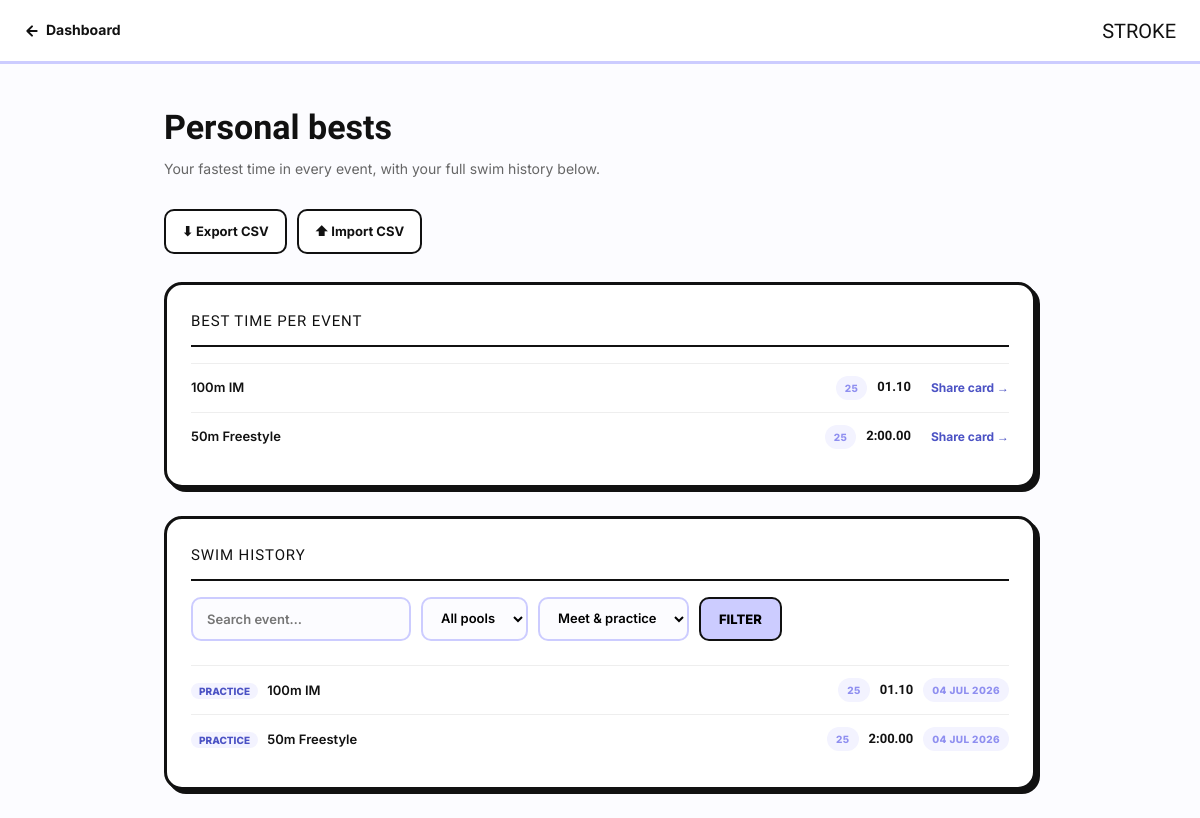
Page /personal-bests (signed in) on the earlier database version.
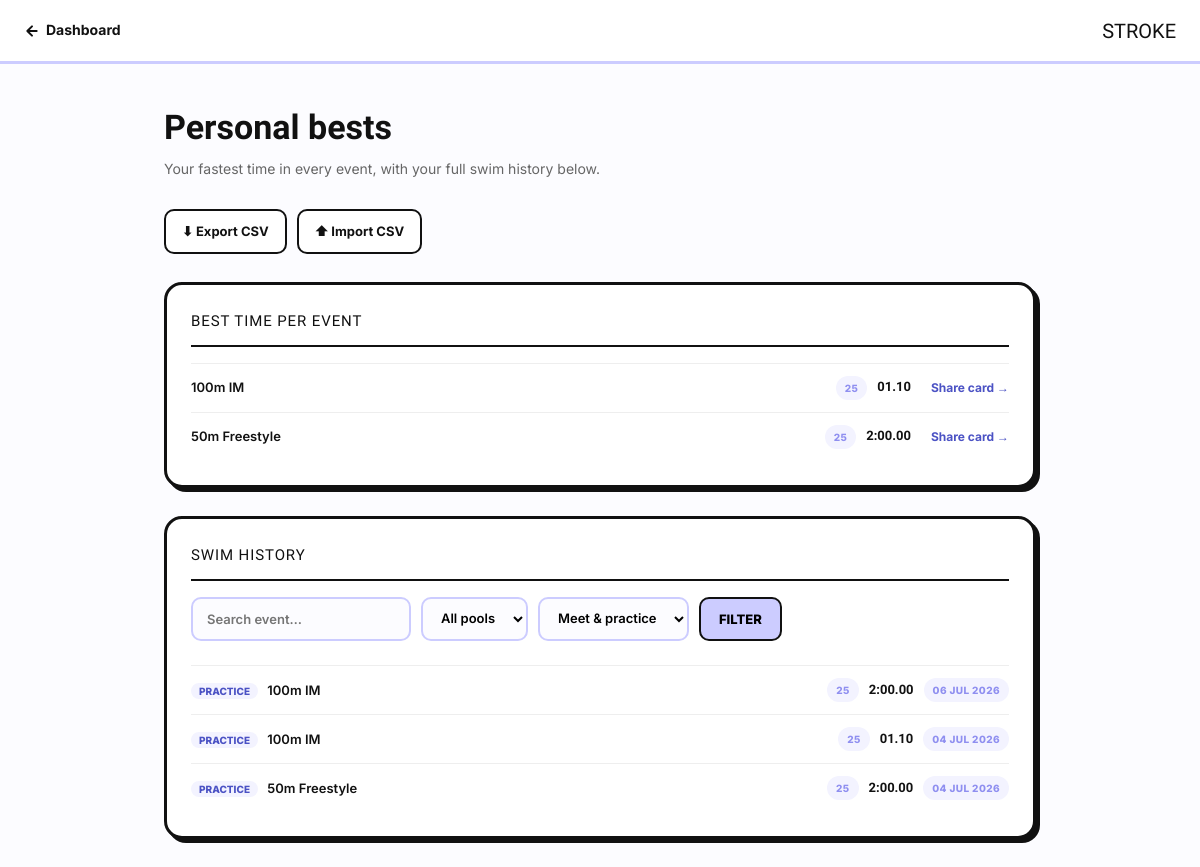
Same page on the later database version.
### models.py (models this page shows, shortened)
class Swim(db.Model):
    __tablename__ = 'swim'
    id = db.Column(db.Integer, primary_key=True)
    user_id = db.Column(db.Integer, db.ForeignKey('user.id'), nullable=False)
    event = db.Column(db.String(50), nullable=False)
    pool = db.Column(db.String(10))
    stroke = db.Column(db.String(10))
    time = db.Column(db.String(20))
    notes = db.Column(db.Text)
    logged_at = db.Column(db.DateTime, default=datetime.utcnow)
    tag = db.Column(db.String(10), default='practice')  # 'practice' or 'meet'
    splits = db.Column(db.Text)  # JSON list of 50m split strings, optional
    def get_splits(self):
        try:
            return json.loads(self.splits or '[]')
        except (ValueError, TypeError):
            return []
    def time_in_seconds(self):
        t = self.time
        if not t:
            return None
        try:
            if ':' in t:
                mins, rest = t.split(':')
                return int(mins) * 60 + float(rest)
            return float(t)
        except:
            return None

### routes.py (the view, shortened to what this page needs)
@main.route('/personal-bests')
@login_required
def personal_bests():
    from app import db
    from models import Swim, Standard
    q = request.args.get('q', '').strip().lower()
    pool_filter = request.args.get('pool', '')
    tag_filter = request.args.get('tag', '')
    swims = (
        db.session.query(Swim)
        .filter_by(user_id=current_user.id)
        .order_by(Swim.logged_at.desc())
        .all()
    )
    def _pool_key(p):
        return '50' if str(p or '25').startswith('50') else '25'
    filtered = swims
    if q:
        filtered = [s for s in filtered if q in (s.event or '').lower()]
    if pool_filter:
        filtered = [s for s in filtered if _pool_key(s.pool) == _pool_key(pool_filter)]
    if tag_filter:
        filtered = [s for s in filtered if (s.tag or 'practice') == tag_filter]
    best_by_event = {}
    for s in swims:
        secs = s.time_in_seconds()
        if secs is None:
            continue
        current = best_by_event.get(s.event)
        if current is None or secs < current['secs']:
            best_by_event[s.event] = {'swim': s, 'secs': secs}
    standards = db.session.query(Standard).all()
    def nearest_standard(event, pool, secs):
        candidates = [st for st in standards if st.event == event and _pool_key(st.pool) == _pool_key(pool)]
        best = None
        return best
    pb_rows = []
    for event, data in best_by_event.items():
        swim = data['swim']
        match = nearest_standard(event, swim.pool, data['secs'])
        pb_rows.append({
            'swim': swim,
            'standard': match[0] if match else None,
            'diff': round(match[1], 2) if match else None,
        })
    pb_rows.sort(key=lambda r: r['swim'].event)
    return render_template(
        'personal_bests.html',
        pb_rows=pb_rows,
        swims=filtered,
        q=request.args.get('q', ''),
        pool_filter=pool_filter,
        tag_filter=tag_filter,
    )

### templates/personal_bests.html (shortened to what this page needs)
<!DOCTYPE html>
<html lang="en">
<head>
<link rel="stylesheet" href="{{ url_for('static', filename='css/main.css') }}">
<link rel="stylesheet" href="{{ url_for('static', filename='css/dashboard.css') }}">
</head>
<body>
<nav class="pb-nav">
  <a href="/dashboard" class="pb-nav-back">
    <svg width="16" height="16" viewBox="0 0 24 24" fill="none" stroke="currentColor" stroke-width="3" stroke-linecap="round" stroke-linejoin="round"><path d="M19 12H5M12 5l-7 7 7 7"/></svg>
    Dashboard
  </a>
  <a href="/" class="pb-nav-logo">STROKE</a>
</nav>
<div class="pb-wrap">
  <h1 class="pb-h1">Personal bests</h1>
  <p class="pb-sub">Your fastest time in every event, with your full swim history below.</p>
  <div class="pb-export-row">
    <a href="/personal-bests/export.csv">⬇ Export CSV</a>
    <label for="csvUpload">⬆ Import CSV</label>
  </div>
  <div class="panel" style="margin-bottom:28px">
    <div class="panel-label">Best time per event</div>
    {% if pb_rows %}
      {% for row in pb_rows %}
      <div class="session-row">
        <span class="session-row-main">
          {{ row.swim.event }}
        </span>
        <span class="session-row-tag">{{ row.swim.pool }}</span>
        <span class="session-row-time">{{ row.swim.time }}</span>
        <span class="pb-row-actions"><a href="/personal-bests/{{ row.swim.id }}/card">Share card →</a></span>
      </div>
      {% endfor %}
    {% else %}
      <p class="panel-note">No swims logged yet. <a href="/log">Log your first swim</a> to start tracking PBs.</p>
    {% endif %}
  </div>
  <div class="panel">
    <div class="panel-label">Swim history</div>
    <form class="pb-filter-bar" method="GET" action="/personal-bests">
      <input type="text" name="q" placeholder="Search event…" value="{{ q }}">
      <select name="pool">
        <option value="">All pools</option>
      </select>
      <select name="tag">
        <option value="">Meet & practice</option>
      </select>
      <button type="submit">Filter</button>
    </form>
    {% if swims %}
      {% for s in swims %}
      <div class="session-row">
        <span class="session-row-main">
          <span class="pb-tag {{ s.tag or 'practice' }}">{{ (s.tag or 'practice')|capitalize }}</span>
          {{ s.event }}
        </span>
        <span class="session-row-tag">{{ s.pool }}</span>
        <span class="session-row-time">{{ s.time }}</span>
        <span class="session-row-tag">{{ s.logged_at.strftime('%d %b %Y') }}</span>
      </div>
      {% endfor %}
    {% else %}
      <p class="panel-note">No swims match those filters.</p>
    {% endif %}
  </div>
</div>
</body>
</html>

### static/css/main.css (style rules this page uses)
*, *::before, *::after { box-sizing: border-box; margin: 0; padding: 0; }
html { scroll-behavior: smooth; overflow-x: hidden; }
body { font-family: 'Inter', sans-serif; background: #fcfcff; color: #111111; line-height: 1.6; min-height: 100vh; overflow-x: hidden; }
img, svg { max-width: 100%; display: block; }
button, input, textarea, select { font: inherit; }
button, a { cursor: pointer; }
a { color: inherit; text-decoration: none; }
button { border: none; background: none; }
input, textarea, select { outline: none; }
nav { display: flex; align-items: center; justify-content: space-between; padding: 0 24px; height: 64px; position: sticky; top: 0; z-index: 100; background: #ffffff; border-bottom: 3px solid #ccccff; }
.panel { background: #ffffff; border: 3px solid #ccccff; border-radius: 16px; padding: 24px; box-shadow: 4px 4px 0 #e5e5ff; }
.panel-label { display: flex; justify-content: space-between; align-items: center; font-family: 'Antonio', sans-serif; font-size: 16px; text-transform: uppercase; letter-spacing: 0.08em; color: #111111; border-bottom: 2px solid #ccccff; padding-bottom: 10px; margin-bottom: 18px; }

### static/css/dashboard.css (style rules this page uses)
.panel { background: #ffffff; border: 3px solid #111111; border-radius: 18px; padding: 24px; box-shadow: 4px 4px 0 #111111; display: flex; flex-direction: column; justify-content: flex-start; }
.panel-label { display: flex; justify-content: space-between; align-items: center; flex-wrap: wrap; gap: 12px; font-family: 'Antonio', sans-serif; font-size: 15px; text-transform: uppercase; letter-spacing: 0.06em; color: #111111; border-bottom: 2px solid #111111; padding-bottom: 12px; margin-bottom: 16px; }
.session-row { display: flex; justify-content: space-between; align-items: center; gap: 10px; padding: 12px 0; border-top: 1px solid #eee; font-size: 13px; color: #111111; }
.session-row-main { flex: 1; font-weight: 600; min-width: 0; overflow: hidden; text-overflow: ellipsis; white-space: nowrap; }
.session-row-tag { flex-shrink: 0; font-size: 10px; font-weight: 800; text-transform: uppercase; letter-spacing: 0.04em; background: #f3f3ff; color: #8f8ff0; padding: 4px 9px; border-radius: 20px; }
.session-row-time { flex-shrink: 0; font-family: 'Antonio', sans-serif; font-weight: 700; color: #111111; }

### templates/personal_bests.html (style rules this page uses)
.pb-wrap { max-width:920px;margin:0 auto;padding:36px 24px 90px; }
.pb-nav { display:flex;align-items:center;gap:14px;padding:20px 24px; }
.pb-nav-back { display:flex;align-items:center;gap:6px;font-weight:700;font-size:14px;color:#111;text-decoration:none; }
.pb-nav-logo { font-family:'Antonio',sans-serif;font-size:20px;margin-left:auto;color:#111;text-decoration:none; }
.pb-h1 { font-family:'Antonio',sans-serif;font-size:34px;margin:0 0 4px; }
.pb-sub { color:#666;font-size:14px;margin:0 0 28px; }
.pb-filter-bar { display:flex;flex-wrap:wrap;gap:10px;margin-bottom:24px; }
.pb-filter-bar input, .pb-filter-bar select { padding:10px 14px;border:2px solid #ccccff;background:#fcfcff;border-radius:10px;font-size:13px;font-weight:600;font-family:'Inter',sans-serif; }
.pb-filter-bar button { padding:10px 18px;border:2.5px solid #111;background:#ccccff;border-radius:10px;font-size:13px;font-weight:800;text-transform:uppercase;cursor:pointer; }
.pb-tag { font-size:10px;font-weight:800;text-transform:uppercase;padding:2px 8px;border-radius:20px;background:#111;color:#ccccff;margin-right:6px; }
.pb-tag.practice { background:#f3f3ff;color:#4b52c4; }
.pb-row-actions a { font-size:12px;font-weight:700;color:#4b52c4;text-decoration:none;margin-left:10px; }
.pb-export-row { display:flex;gap:10px;margin-bottom:28px;flex-wrap:wrap; }
.pb-export-row a, .pb-export-row label { display:inline-flex;align-items:center;gap:6px;padding:10px 16px;border:2.5px solid #111;border-radius:10px;font-size:13px;font-weight:700;background:#fff;cursor:pointer;text-decoration:none;color:#111; }

Differences in the rows shown:
added Swim: tag "PRACTICE", event "100m IM", pool "25", time "2:00.00", logged_at "06 JUL 2026"
